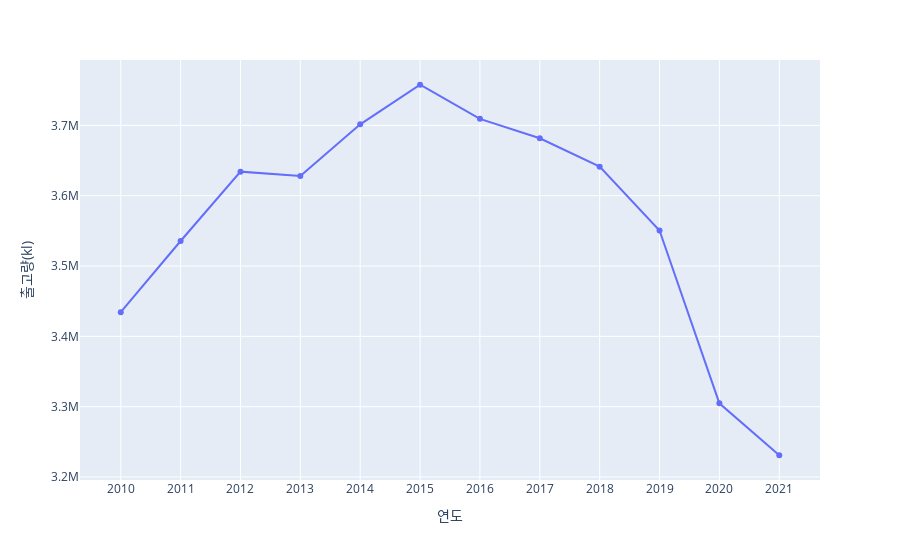

The notebook cell saved with this chart:
### Code cell
import plotly.express as px
fig=px.line(total_alcohol['총  출고량'], markers=True)
fig.update_xaxes(dtick=1)
fig.update_yaxes(title_text='출고량(kl)')
fig.update_layout(showlegend=False)
fig.show()

### Figure 1 — Plotly figure (JSON) as saved in the notebook; plotly's stock layout.template omitted (floating-point values rounded to 4 significant figures)
{"data": [{"hovertemplate": "variable=총  출고량<br>연도=%{x}<br>value=%{y}<extra></extra>", "legendgroup": "총  출고량", "line": {"color": "#636efa", "dash": "solid"}, "marker": {"symbol": "circle"}, "mode": "lines+markers", "name": "총  출고량", "orientation": "v", "showlegend": true, "type": "scatter", "x": [2010, 2011, 2012, 2013, 2014, 2015, 2016, 2017, 2018, 2019, 2020, 2021], "xaxis": "x", "y": [3434305, 3535591, 3634218, 3628039, 3701462, 3757786, 3709324, 3681733, 3641308, 3550527, 3304754, 3230916], "yaxis": "y"}], "layout": {"legend": {"title": {"text": "variable"}, "tracegroupgap": 0}, "margin": {"t": 60}, "showlegend": false, "xaxis": {"anchor": "y", "domain": [0, 1], "dtick": 1, "title": {"text": "연도"}}, "yaxis": {"anchor": "x", "domain": [0, 1], "title": {"text": "출고량(kl)"}}}}
